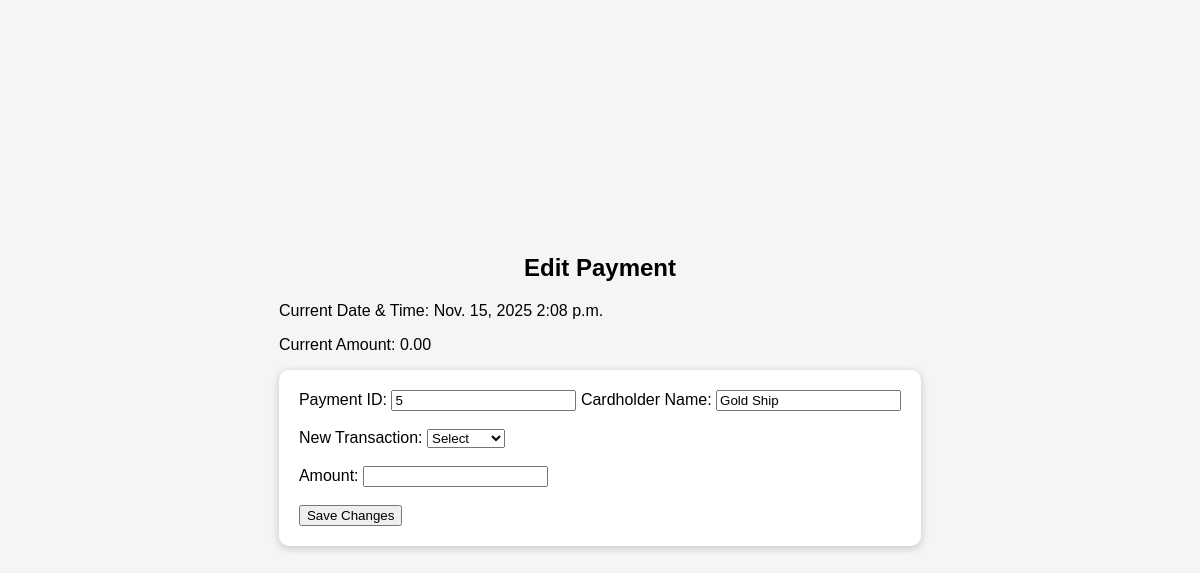
Screenshot of /payments/edit/5/ with the database file from the repository.
### payments/models.py (models this page shows)
class Payment(models.Model):
    card_number = models.CharField(max_length=20)
    cardholder_name = models.CharField(max_length=100)
    amount = models.DecimalField(max_digits=10, decimal_places=2)
    action = models.CharField(max_length=10)  # 'deposit' or 'withdraw'
    date = models.DateField(default=timezone.now)
    time = models.TimeField(default=timezone.now)  # <--- Add this field

### payments/views.py (the view, shortened to what this page needs)
# urls.py: path('edit/<int:id>/', views.edit_payment, name='edit_payment'),
def edit_payment(request, id):
    payment = Payment.objects.get(id=id)
    return render(request, "edit_payment.html", {"payment": payment})

### payments/templates/edit_payment.html (shortened to what this page needs)
<!DOCTYPE html>
<html>
<head>
    {% load static %}
    <link rel="stylesheet" type="text/css" href="{% static 'payments/style.css' %}">
</head>
<body>
    <div class="container">
        <h2>Edit Payment</h2>
        <p>Current Date & Time: {{ payment.date }} {{ payment.time }}</p>
        <p>Current Amount: {{ payment.amount }}</p>
        <form method="POST">
            <label for="payment_id">Payment ID:</label>
            <input type="text" id="payment_id" name="payment_id" value="{{ payment.id }}" readonly>
            <label for="cardholder_name">Cardholder Name:</label>
            <input type="text" id="cardholder_name" name="cardholder_name" value="{{ payment.cardholder_name }}" readonly><br><br>
            <label for="new_action">New Transaction:</label>
            <select id="new_action" name="new_action" required>
                <option value="">Select</option>
            </select><br><br>
            <label for="new_amount">Amount:</label>
            <input type="number" step="0.01" id="new_amount" name="new_amount" required><br><br>
            <button type="submit">Save Changes</button>
        </form>
    </div>
</body>
</html>

### payments/static/payments/style.css (style rules this page uses)
body { font-family: Arial, sans-serif; display: flex; justify-content: center; align-items: center; flex-direction: column; min-height: 100vh; margin: 0; background-color: #f5f5f5; }
h2 { text-align: center; }
form, table { background-color: white; padding: 20px; border-radius: 10px; box-shadow: 0 2px 8px rgba(0,0,0,0.2); margin-bottom: 20px; }

### rows the page displays
Payment: date "Nov. 15, 2025", time "2:08 p.m.", amount "0.00", payment_id "5", cardholder_name "Gold Ship"
